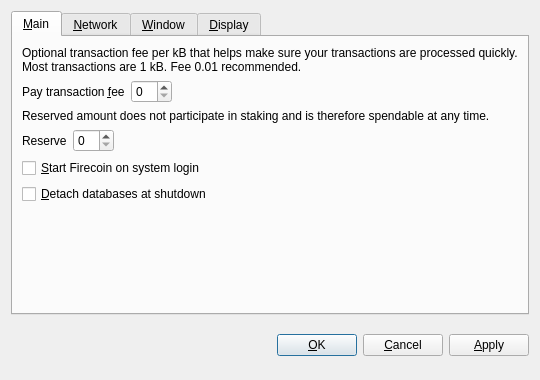
<?xml version="1.0" encoding="UTF-8"?>
<ui version="4.0">
 <class>OptionsDialog</class>
 <widget class="QDialog" name="OptionsDialog">
  <property name="geometry">
   <rect>
    <x>0</x>
    <y>0</y>
    <width>540</width>
    <height>380</height>
   </rect>
  </property>
  <property name="windowTitle">
   <string>Options</string>
  </property>
  <property name="modal">
   <bool>true</bool>
  </property>
  <layout class="QVBoxLayout" name="verticalLayout">
   <item>
    <widget class="QTabWidget" name="tabWidget">
     <property name="tabPosition">
      <enum>QTabWidget::North</enum>
     </property>
     <property name="currentIndex">
      <number>0</number>
     </property>
     <widget class="QWidget" name="tabMain">
      <attribute name="title">
       <string>&amp;Main</string>
      </attribute>
      <layout class="QVBoxLayout" name="verticalLayout_Main">
       <item>
        <widget class="QLabel" name="transactionFeeInfoLabel">
         <property name="text">
          <string>Optional transaction fee per kB that helps make sure your transactions are processed quickly. Most transactions are 1 kB. Fee 0.01 recommended.</string>
         </property>
         <property name="textFormat">
          <enum>Qt::PlainText</enum>
         </property>
         <property name="wordWrap">
          <bool>true</bool>
         </property>
        </widget>
       </item>
       <item>
        <layout class="QHBoxLayout" name="horizontalLayoutFee">
         <item>
          <widget class="QLabel" name="transactionFeeLabel">
           <property name="text">
            <string>Pay transaction &amp;fee</string>
           </property>
           <property name="textFormat">
            <enum>Qt::PlainText</enum>
           </property>
           <property name="buddy">
            <cstring>transactionFee</cstring>
           </property>
          </widget>
         </item>
         <item>
          <widget class="BitcoinAmountField" name="transactionFee"/>
         </item>
         <item>
          <spacer name="horizontalSpacerFee">
           <property name="orientation">
            <enum>Qt::Horizontal</enum>
           </property>
           <property name="sizeHint" stdset="0">
            <size>
             <width>40</width>
             <height>20</height>
            </size>
           </property>
          </spacer>
         </item>
        </layout>
       </item>
       <item>
        <widget class="QLabel" name="reserveBalanceInfoLabel">
         <property name="text">
          <string>Reserved amount does not participate in staking and is therefore spendable at any time.</string>
         </property>
         <property name="textFormat">
          <enum>Qt::PlainText</enum>
         </property>
         <property name="wordWrap">
          <bool>true</bool>
         </property>
        </widget>
       </item>
       <item>
        <layout class="QHBoxLayout" name="horizontalLayoutReserveBalance">
         <item>
          <widget class="QLabel" name="reserveBalanceLabel">
           <property name="text">
            <string>Reserve</string>
           </property>
           <property name="textFormat">
            <enum>Qt::PlainText</enum>
           </property>
           <property name="buddy">
            <cstring>reserveBalance</cstring>
           </property>
          </widget>
         </item>
         <item>
          <widget class="BitcoinAmountField" name="reserveBalance"/>
         </item>
         <item>
          <spacer name="horizontalSpacerReserveBalance">
           <property name="orientation">
            <enum>Qt::Horizontal</enum>
           </property>
           <property name="sizeHint" stdset="0">
            <size>
             <width>40</width>
             <height>20</height>
            </size>
           </property>
          </spacer>
         </item>
        </layout>
       </item>
       <item>
        <widget class="QCheckBox" name="bitcoinAtStartup">
         <property name="toolTip">
          <string>Automatically start Firecoin after logging in to the system.</string>
         </property>
         <property name="text">
          <string>&amp;Start Firecoin on system login</string>
         </property>
        </widget>
       </item>
       <item>
        <widget class="QCheckBox" name="detachDatabases">
         <property name="toolTip">
          <string>Detach block and address databases at shutdown. This means they can be moved to another data directory, but it slows down shutdown. The wallet is always detached.</string>
         </property>
         <property name="text">
          <string>&amp;Detach databases at shutdown</string>
         </property>
        </widget>
       </item>
       <item>
        <spacer name="verticalSpacer_Main">
         <property name="orientation">
          <enum>Qt::Vertical</enum>
         </property>
         <property name="sizeHint" stdset="0">
          <size>
           <width>20</width>
           <height>40</height>
          </size>
         </property>
        </spacer>
       </item>
      </layout>
     </widget>
     <widget class="QWidget" name="tabNetwork">
      <attribute name="title">
       <string>&amp;Network</string>
      </attribute>
      <layout class="QVBoxLayout" name="verticalLayout_Network">
       <item>
        <widget class="QCheckBox" name="mapPortUpnp">
         <property name="toolTip">
          <string>Automatically open the Firecoin client port on the router. This only works when your router supports UPnP and it is enabled.</string>
         </property>
         <property name="text">
          <string>Map port using &amp;UPnP</string>
         </property>
        </widget>
       </item>
       <item>
        <widget class="QCheckBox" name="connectSocks">
         <property name="toolTip">
          <string>Connect to the Firecoin network through a SOCKS proxy (e.g. when connecting through Tor).</string>
         </property>
         <property name="text">
          <string>&amp;Connect through SOCKS proxy:</string>
         </property>
        </widget>
       </item>
       <item>
        <layout class="QHBoxLayout" name="horizontalLayout_Network">
         <item>
          <widget class="QLabel" name="proxyIpLabel">
           <property name="text">
            <string>Proxy &amp;IP:</string>
           </property>
           <property name="textFormat">
            <enum>Qt::PlainText</enum>
           </property>
           <property name="buddy">
            <cstring>proxyIp</cstring>
           </property>
          </widget>
         </item>
         <item>
          <widget class="QValidatedLineEdit" name="proxyIp">
           <property name="maximumSize">
            <size>
             <width>140</width>
             <height>16777215</height>
            </size>
           </property>
           <property name="toolTip">
            <string>IP address of the proxy (e.g. 127.0.0.1)</string>
           </property>
          </widget>
         </item>
         <item>
          <widget class="QLabel" name="proxyPortLabel">
           <property name="text">
            <string>&amp;Port:</string>
           </property>
           <property name="textFormat">
            <enum>Qt::PlainText</enum>
           </property>
           <property name="buddy">
            <cstring>proxyPort</cstring>
           </property>
          </widget>
         </item>
         <item>
          <widget class="QLineEdit" name="proxyPort">
           <property name="maximumSize">
            <size>
             <width>55</width>
             <height>16777215</height>
            </size>
           </property>
           <property name="toolTip">
            <string>Port of the proxy (e.g. 9050)</string>
           </property>
          </widget>
         </item>
         <item>
          <widget class="QLabel" name="socksVersionLabel">
           <property name="text">
            <string>SOCKS &amp;Version:</string>
           </property>
           <property name="textFormat">
            <enum>Qt::PlainText</enum>
           </property>
           <property name="buddy">
            <cstring>socksVersion</cstring>
           </property>
          </widget>
         </item>
         <item>
          <widget class="QValueComboBox" name="socksVersion">
           <property name="toolTip">
            <string>SOCKS version of the proxy (e.g. 5)</string>
           </property>
          </widget>
         </item>
         <item>
          <spacer name="horizontalSpacer_Network">
           <property name="orientation">
            <enum>Qt::Horizontal</enum>
           </property>
           <property name="sizeHint" stdset="0">
            <size>
             <width>40</width>
             <height>20</height>
            </size>
           </property>
          </spacer>
         </item>
        </layout>
       </item>
       <item>
        <spacer name="verticalSpacer_Network">
         <property name="orientation">
          <enum>Qt::Vertical</enum>
         </property>
         <property name="sizeHint" stdset="0">
          <size>
           <width>20</width>
           <height>40</height>
          </size>
         </property>
        </spacer>
       </item>
      </layout>
     </widget>
     <widget class="QWidget" name="tabWindow">
      <attribute name="title">
       <string>&amp;Window</string>
      </attribute>
      <layout class="QVBoxLayout" name="verticalLayout_Window">
       <item>
        <widget class="QCheckBox" name="minimizeToTray">
         <property name="toolTip">
          <string>Show only a tray icon after minimizing the window.</string>
         </property>
         <property name="text">
          <string>&amp;Minimize to the tray instead of the taskbar</string>
         </property>
        </widget>
       </item>
       <item>
        <widget class="QCheckBox" name="minimizeOnClose">
         <property name="toolTip">
          <string>Minimize instead of exit the application when the window is closed. When this option is enabled, the application will be closed only after selecting Quit in the menu.</string>
         </property>
         <property name="text">
          <string>M&amp;inimize on close</string>
         </property>
        </widget>
       </item>
       <item>
        <spacer name="verticalSpacer_Window">
         <property name="orientation">
          <enum>Qt::Vertical</enum>
         </property>
         <property name="sizeHint" stdset="0">
          <size>
           <width>20</width>
           <height>40</height>
          </size>
         </property>
        </spacer>
       </item>
      </layout>
     </widget>
     <widget class="QWidget" name="tabDisplay">
      <attribute name="title">
       <string>&amp;Display</string>
      </attribute>
      <layout class="QVBoxLayout" name="verticalLayout_Display">
       <item>
        <layout class="QHBoxLayout" name="horizontalLayout_1_Display">
         <item>
          <widget class="QLabel" name="langLabel">
           <property name="text">
            <string>User Interface &amp;language:</string>
           </property>
           <property name="textFormat">
            <enum>Qt::PlainText</enum>
           </property>
           <property name="buddy">
            <cstring>lang</cstring>
           </property>
          </widget>
         </item>
         <item>
          <widget class="QValueComboBox" name="lang">
           <property name="toolTip">
            <string>The user interface language can be set here. This setting will take effect after restarting Firecoin.</string>
           </property>
          </widget>
         </item>
        </layout>
       </item>
       <item>
        <layout class="QHBoxLayout" name="horizontalLayout_2_Display">
         <item>
          <widget class="QLabel" name="unitLabel">
           <property name="text">
            <string>&amp;Unit to show amounts in:</string>
           </property>
           <property name="textFormat">
            <enum>Qt::PlainText</enum>
           </property>
           <property name="buddy">
            <cstring>unit</cstring>
           </property>
          </widget>
         </item>
         <item>
          <widget class="QValueComboBox" name="unit">
           <property name="toolTip">
            <string>Choose the default subdivision unit to show in the interface and when sending coins.</string>
           </property>
          </widget>
         </item>
        </layout>
       </item>
       <item>
        <widget class="QCheckBox" name="displayAddresses">
         <property name="toolTip">
          <string>Whether to show Firecoin addresses in the transaction list or not.</string>
         </property>
         <property name="text">
          <string>&amp;Display addresses in transaction list</string>
         </property>
        </widget>
       </item>
       <item>
        <widget class="QCheckBox" name="coinControlFeatures">
         <property name="toolTip">
          <string>Whether to show coin control features or not.</string>
         </property>
         <property name="text">
          <string>Display coin &amp;control features (experts only!)</string>
         </property>
        </widget>
       </item>
       <item>
        <spacer name="verticalSpacer_Display">
         <property name="orientation">
          <enum>Qt::Vertical</enum>
         </property>
         <property name="sizeHint" stdset="0">
          <size>
           <width>20</width>
           <height>40</height>
          </size>
         </property>
        </spacer>
       </item>
      </layout>
     </widget>
    </widget>
   </item>
   <item>
    <layout class="QHBoxLayout" name="horizontalLayout_Buttons">
     <item>
      <spacer name="horizontalSpacer_1">
       <property name="orientation">
        <enum>Qt::Horizontal</enum>
       </property>
       <property name="sizeHint" stdset="0">
        <size>
         <width>40</width>
         <height>48</height>
        </size>
       </property>
      </spacer>
     </item>
     <item>
      <widget class="QLabel" name="statusLabel">
       <property name="font">
        <font>
         <weight>75</weight>
         <bold>true</bold>
        </font>
       </property>
       <property name="text">
        <string/>
       </property>
       <property name="textFormat">
        <enum>Qt::PlainText</enum>
       </property>
       <property name="wordWrap">
        <bool>true</bool>
       </property>
      </widget>
     </item>
     <item>
      <spacer name="horizontalSpacer_2">
       <property name="orientation">
        <enum>Qt::Horizontal</enum>
       </property>
       <property name="sizeHint" stdset="0">
        <size>
         <width>40</width>
         <height>48</height>
        </size>
       </property>
      </spacer>
     </item>
     <item>
      <widget class="QPushButton" name="okButton">
       <property name="text">
        <string>&amp;OK</string>
       </property>
      </widget>
     </item>
     <item>
      <widget class="QPushButton" name="cancelButton">
       <property name="text">
        <string>&amp;Cancel</string>
       </property>
       <property name="autoDefault">
        <bool>false</bool>
       </property>
      </widget>
     </item>
     <item>
      <widget class="QPushButton" name="applyButton">
       <property name="text">
        <string>&amp;Apply</string>
       </property>
       <property name="autoDefault">
        <bool>false</bool>
       </property>
      </widget>
     </item>
    </layout>
   </item>
  </layout>
 </widget>
 <customwidgets>
  <customwidget>
   <class>BitcoinAmountField</class>
   <extends>QSpinBox</extends>
   <header>bitcoinamountfield.h</header>
  </customwidget>
  <customwidget>
   <class>QValueComboBox</class>
   <extends>QComboBox</extends>
   <header>qvaluecombobox.h</header>
  </customwidget>
  <customwidget>
   <class>QValidatedLineEdit</class>
   <extends>QLineEdit</extends>
   <header>qvalidatedlineedit.h</header>
  </customwidget>
 </customwidgets>
 <resources/>
 <connections/>
</ui>
